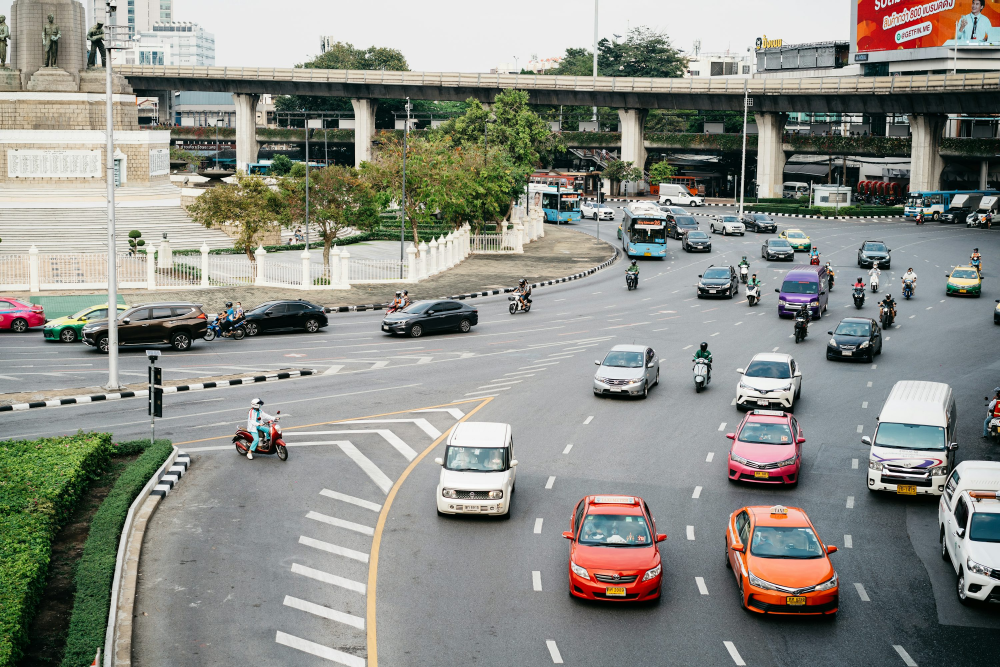
#> input picture 02_haar_optimized_image/test.jpg, 3000 x 2001 px (shown at 1/3 size)
$ python haar_car_optimized.py
#> lines starting #> are read from the running program, lines starting #| are printed output that depends on the picture; after the words box and inside, x2 and y2 are one past the last pixel; in counts of white or black regions, pixels touching at a corner belong together
import cv2
import numpy as np

# =============================
# Load Haar Cascades
# =============================
car_cascade = cv2.CascadeClassifier("cars.xml")
motor_cascade = cv2.CascadeClassifier("two_wheeler.xml")

# =============================
# Simple NMS function
# =============================


def non_max_suppression(boxes, overlapThresh=0.3):
    if len(boxes) == 0:
        return []

    boxes = np.array(boxes)

    x1 = boxes[:, 0]
    y1 = boxes[:, 1]
    x2 = boxes[:, 0] + boxes[:, 2]
    y2 = boxes[:, 1] + boxes[:, 3]

    areas = (x2 - x1 + 1) * (y2 - y1 + 1)
    idxs = np.argsort(y2)

    pick = []

    while len(idxs) > 0:
        last = idxs[-1]
        pick.append(last)

        xx1 = np.maximum(x1[last], x1[idxs[:-1]])
        yy1 = np.maximum(y1[last], y1[idxs[:-1]])
        xx2 = np.minimum(x2[last], x2[idxs[:-1]])
        yy2 = np.minimum(y2[last], y2[idxs[:-1]])

        w = np.maximum(0, xx2 - xx1)
        h = np.maximum(0, yy2 - yy1)

        overlap = (w * h) / areas[idxs[:-1]]

        idxs = np.delete(
            idxs,
            np.concatenate(([len(idxs) - 1],
                            np.where(overlap > overlapThresh)[0]))
        )

    return boxes[pick].astype("int")


# =============================
# List images
# =============================
image_files = [
    "test.jpg",
    "test2.jpg",
    "test3.jpg",
    "test4.png"
]

for img_name in image_files:
    print(f"Processing: {img_name}")

    img = cv2.imread(img_name)
#> img is the input picture: shape (2001, 3000, 3); mean B, G, R 134.2, 141.1, 139.5
    if img is None:
        print(f"❌ {img_name} not found, skip")
        continue

    # Resize for stability
    max_width = 1000
    if img.shape[1] > max_width:
        scale = max_width / img.shape[1]
#> scale = 0.333
        img = cv2.resize(img, None, fx=scale, fy=scale)
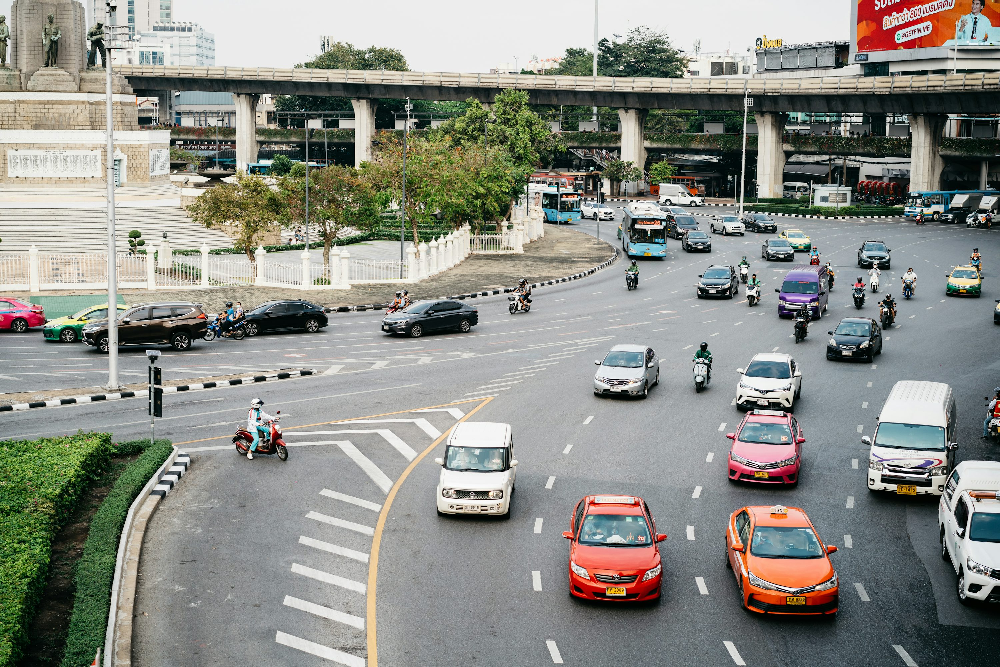
#> img: shape (667, 1000, 3); mean B, G, R 134.2, 141.1, 139.5

    # =============================
    # Preprocessing
    # =============================
    gray = cv2.cvtColor(img, cv2.COLOR_BGR2GRAY)
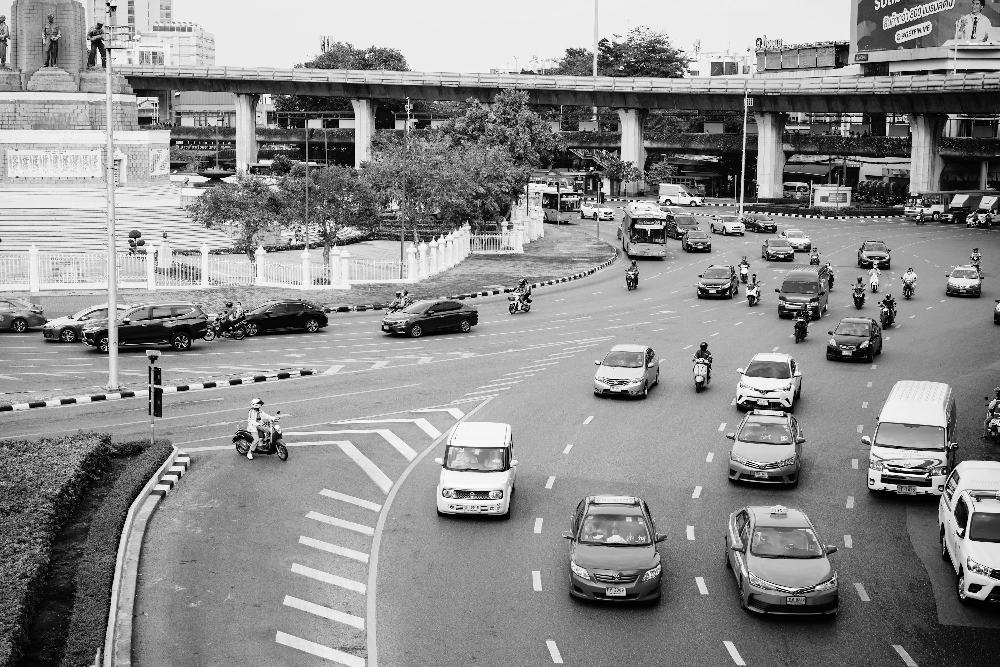
#> gray: shape (667, 1000); min 0, max 255, mean 139.8

    clahe = cv2.createCLAHE(2.0, (8, 8))
    gray = clahe.apply(gray)
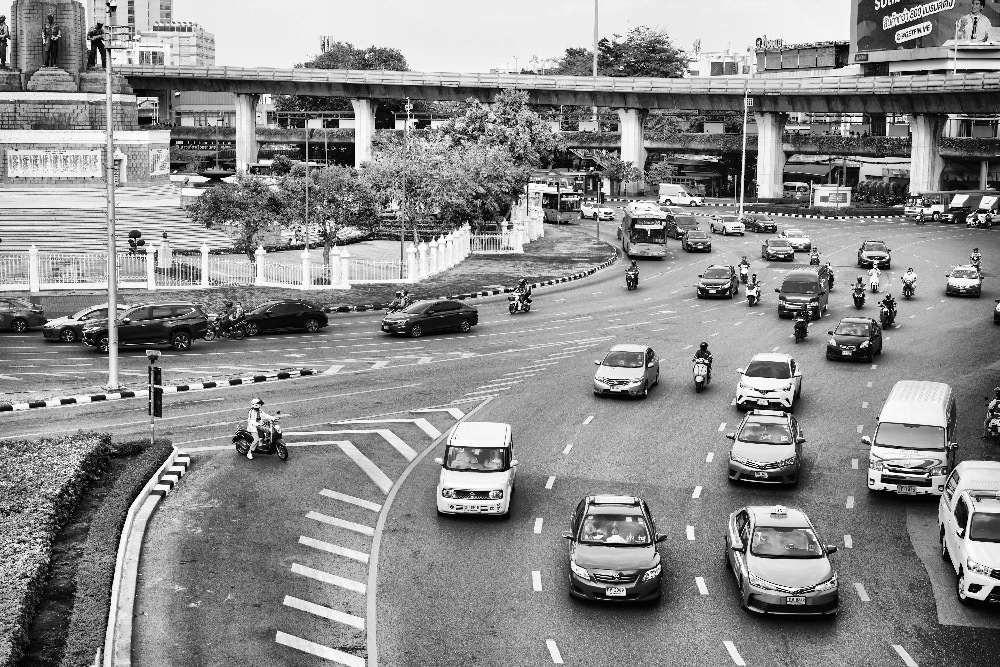
#> gray: shape (667, 1000); min 0, max 255, mean 139.8

    gray = cv2.GaussianBlur(gray, (5, 5), 0)

    # =============================
    # Detection
    # =============================
    cars = car_cascade.detectMultiScale(
        gray, scaleFactor=1.1, minNeighbors=5, minSize=(60, 60)
    )
#> cars = [[669, 244, 83, 83], [924, 249, 72, 72], [806, 304, 85, 85], [574, 332, 98, 98], [536, 498, 161, 161]]

    motors = motor_cascade.detectMultiScale(
        gray, scaleFactor=1.1, minNeighbors=4, minSize=(30, 40)
    )
#> motors = ()

    # =============================
    # NMS filtering
    # =============================
    cars = non_max_suppression(cars, 0.5)
#> in non_max_suppression, `boxes = np.array(boxes)`: boxes has the same summary as cars outside non_max_suppression
#> in non_max_suppression, `x1 = boxes[:, 0]`: x1 = [669, 924, 806, 574, 536]
#> in non_max_suppression, `y1 = boxes[:, 1]`: y1 = [244, 249, 304, 332, 498]
#> in non_max_suppression, `x2 = boxes[:, 0] + boxes[:, 2]`: x2 = [752, 996, 891, 672, 697]
#> in non_max_suppression, `y2 = boxes[:, 1] + boxes[:, 3]`: y2 = [327, 321, 389, 430, 659]
#> in non_max_suppression, `areas = (x2 - x1 + 1) * (y2 - y1 + 1)`: areas = [7056, 5329, 7396, 9801, 26244]
#> in non_max_suppression, `idxs = np.argsort(y2)`: idxs = [1, 0, 2, 3, 4]
#> the loop in non_max_suppression, `while len(idxs) > 0:` made 5 passes
#> (last, xx1, yy1, xx2, yy2, w, overlap, idxs) on pass 1: (4, [924, 669, 806, 574], [498, 498, 498, 498], [697, 697, 697, 672], [321, 327, 389, 430], [0, 28, 0, 98], [0, 0, 0, 0], [1, 0, 2, 3])
#> (last, xx1, yy1, xx2, yy2, w, h, idxs) on pass 2: (3, [924, 669, 806], [332, 332, 332], [672, 672, 672], [321, 327, 389], [0, 3, 0], [0, 0, 57], [1, 0, 2])
#> after the loop in non_max_suppression, `while len(idxs) > 0:`: idxs = empty array; pick = [4, 3, 2, 0, 1]
#> cars = [[536, 498, 161, 161], [574, 332, 98, 98], [806, 304, 85, 85], [669, 244, 83, 83], [924, 249, 72, 72]]
    motors = non_max_suppression(motors, 0.5)
#> motors = []

    # =============================
    # Draw results
    # =============================
    for (x, y, w, h) in cars:
        cv2.rectangle(img, (x, y), (x+w, y+h), (255, 0, 0), 2)
        cv2.putText(img, "Car", (x, y-5),
                    cv2.FONT_HERSHEY_SIMPLEX, 0.6, (255, 0, 0), 2)
#> this loop made 5 passes
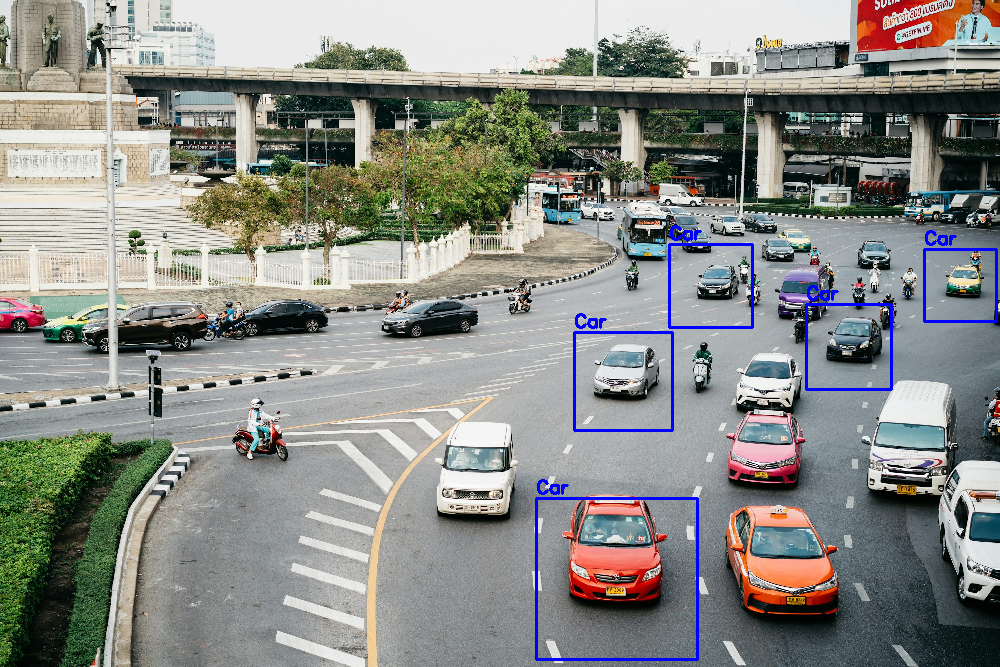
#> img: shape (667, 1000, 3); 1.07% of pixels changed, all inside (x1, y1, x2, y2) = (535, 225, 998, 661)

    for (x, y, w, h) in motors:
        cv2.rectangle(img, (x, y), (x+w, y+h), (0, 255, 0), 2)
        cv2.putText(img, "Motor", (x, y-5),
                    cv2.FONT_HERSHEY_SIMPLEX, 0.6, (0, 255, 0), 2)
#> this loop made 0 passes

    cv2.imshow("Stage 2 - Optimized Haar + NMS", img)
    cv2.waitKey(0)
#> pass 2 of the loop `for img_name in image_files:`:
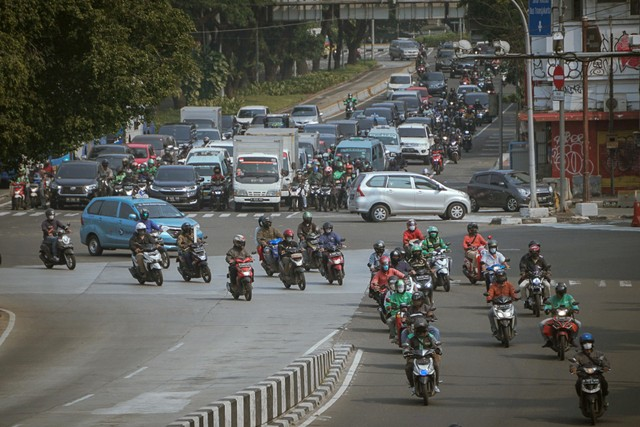
#> input picture 02_haar_optimized_image/test2.jpg, 640 x 427 px
#> img is the input picture: shape (427, 640, 3); mean B, G, R 86.9, 91.6, 91
#> `cars = car_cascade.detectMultiScale( gray, scaleFactor=1.1, minNeighbo..`: cars = [[111, 235, 70, 70]]
#> `motors = motor_cascade.detectMultiScale( gray, scaleFactor=1.1, minNei..`: motors = [[569, 332, 43, 87]]
#> the loop `for (x, y, w, h) in cars:` made 1 pass
#> after the loop `for (x, y, w, h) in cars:`:
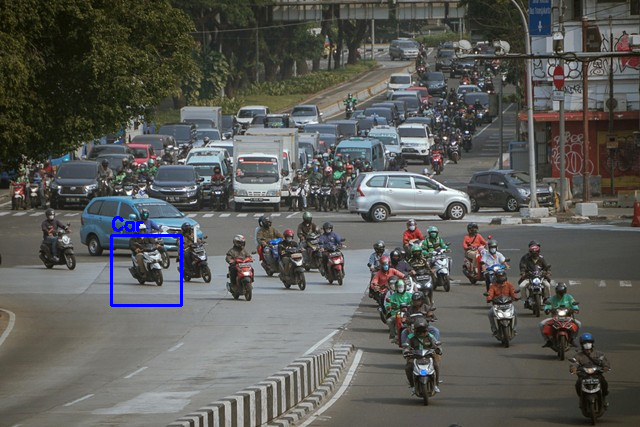
#> img: shape (427, 640, 3); 0.39% of pixels changed, all inside (x1, y1, x2, y2) = (110, 216, 183, 307)
#> the loop `for (x, y, w, h) in motors:` made 1 pass
#> after the loop `for (x, y, w, h) in motors:`:
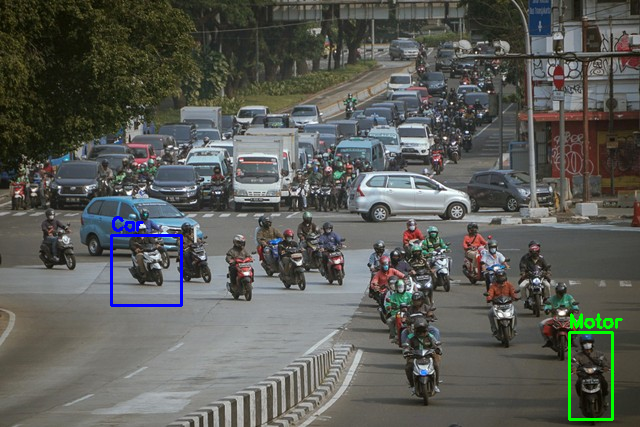
#> img: shape (427, 640, 3); 0.43% of pixels changed, all inside (x1, y1, x2, y2) = (568, 313, 623, 421)
#> pass 3 of the loop `for img_name in image_files:`:
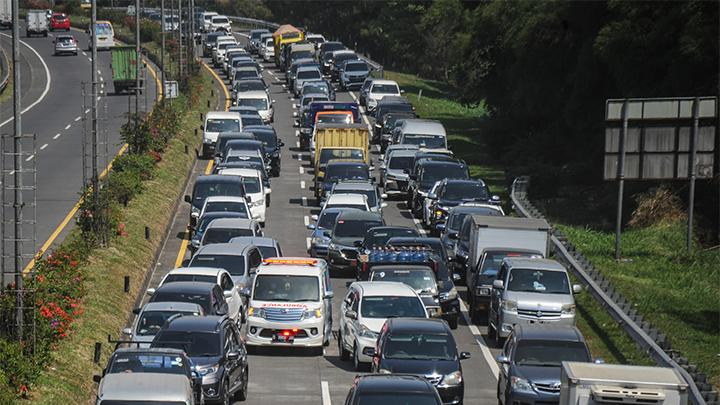
#> input picture 02_haar_optimized_image/test3.jpg, 720 x 405 px
#> img is the input picture: shape (405, 720, 3); mean B, G, R 77.5, 82.3, 80.2
#> `gray = clahe.apply(gray)`:
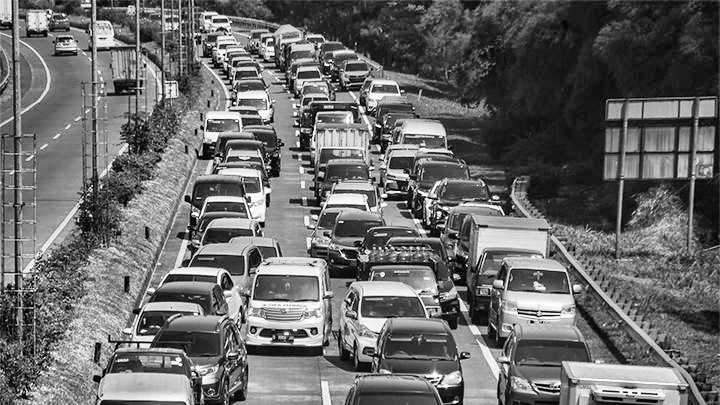
#> gray: shape (405, 720); min 0, max 255, mean 106
#> `gray = cv2.GaussianBlur(gray, (5, 5), 0)`:
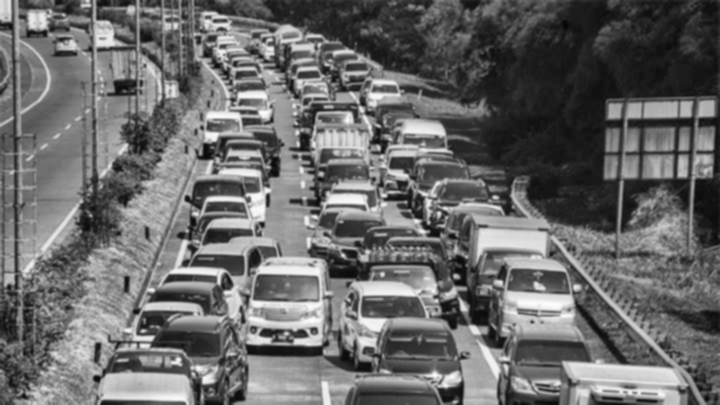
#> gray: shape (405, 720); min 6, max 253, mean 105.9
#> `cars = car_cascade.detectMultiScale( gray, scaleFactor=1.1, minNeighbo..`: cars = ()
#> `cars = non_max_suppression(cars, 0.5)`: cars = []
#> the loop made 4 passes; the first 3 are shown

cv2.destroyAllWindows()
